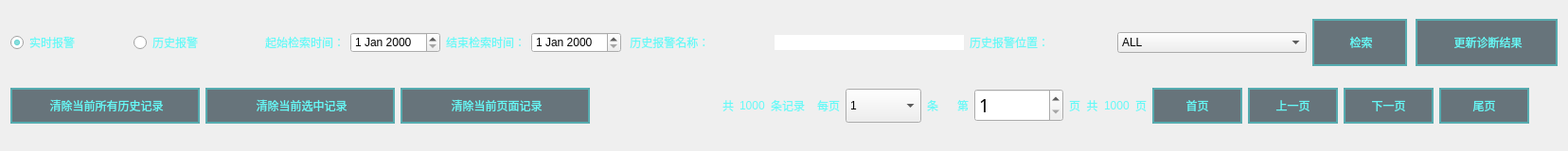
      <widget class="QWidget" name="tabAlarmTable">
       <property name="styleSheet">
        <string notr="true">#tabAlarmTable{
border-image: url(:/widget/调距桨背景.png);
}

QGroupBox{
	background-color: rgba(16, 57, 70, 1);
	border: 0px solid rgb(111, 255, 255);
	margin-top:3.3ex;
	color: rgba(102, 249, 247, 1);
	font: 12pt &quot;微软雅黑&quot;;
}

QGroupBox::title{
	subcontrol-origin: margin;
	subcontrol-position: top center;
	background-color: rgba(19, 67, 79, 1);
	padding: 7 10000px;
}

QLineEdit{
	background-color: rgba(255, 255, 255,0.2);
	border-width:0;
	border-style:outset;
	color: rgba(102, 249, 247, 1);
	font: 12pt &quot;微软雅黑&quot;;
}

QLabel{
	color: rgba(102, 249, 247, 1);
	font: 12pt &quot;微软雅黑&quot;;
}


QRadioButton{
	color: rgba(102, 249, 247, 1);
	font: 12pt &quot;微软雅黑&quot;;
}


QPushButton{
	border: 2px solid rgba(61, 255, 255,0.4);
	background-color: rgba(12, 34, 45, 0.6);
	font: 10pt &quot;微软雅黑&quot;;
	color: rgba(102, 249, 247, 1);
	text-align：center;
}

QPushButton::disabled{
	border: 0px;
	color: rgba(102, 249, 247, 0.3);
	text-align：center;
}

QPushButton::pressed{
	border: 2px solid rgba(61, 255, 255,0.8);
	background-color: rgba(12, 34, 45, 1);
	font: 12pt &quot;微软雅黑&quot;;
}

QPushButton::hover{
	border: 2.5px solid rgba(61, 255, 255,0.8);
	background-color: rgba(12, 34, 45, 0.6);
	font: 75 12pt &quot;微软雅黑&quot;;
}

QDoubleSpinBox{
	border: 0px solid rgba(61, 255, 255,0.4);
	background-color: rgba(255, 255, 255, 0.2);
	font: 12pt &quot;Times New Roman&quot;;
	color: rgba(102, 249, 247, 1);
	text-align：center;
	padding-left:10px;
}
</string>
       </property>
       <attribute name="title">
        <string> 故障/报警信息</string>
       </attribute>
       <layout class="QGridLayout" name="gridLayout_3">
        <property name="bottomMargin">
         <number>15</number>
        </property>
        <property name="horizontalSpacing">
         <number>0</number>
        </property>
        <item row="0" column="0">
         <widget class="QRadioButton" name="radioButton_realtimeAlarm">
          <property name="minimumSize">
           <size>
            <width>130</width>
            <height>0</height>
           </size>
          </property>
          <property name="text">
           <string>实时报警</string>
          </property>
          <property name="checked">
           <bool>true</bool>
          </property>
         </widget>
        </item>
        <item row="0" column="11">
         <widget class="QPushButton" name="pushButton_UpdateMannulSet">
          <property name="minimumSize">
           <size>
            <width>150</width>
            <height>50</height>
           </size>
          </property>
          <property name="styleSheet">
           <string notr="true"/>
          </property>
          <property name="text">
           <string> 更新诊断结果</string>
          </property>
         </widget>
        </item>
        <item row="0" column="1">
         <widget class="QRadioButton" name="radioButton_HisAlarm">
          <property name="minimumSize">
           <size>
            <width>130</width>
            <height>0</height>
           </size>
          </property>
          <property name="text">
           <string>历史报警</string>
          </property>
         </widget>
        </item>
        <item row="1" column="0" colspan="12">
         <layout class="QHBoxLayout" name="horizontalLayout_Alarm"/>
        </item>
        <item row="2" column="0" colspan="12">
         <widget class="QWidget" name="widget_DMS_TableControl" native="true">
          <property name="minimumSize">
           <size>
            <width>0</width>
            <height>60</height>
           </size>
          </property>
          <property name="maximumSize">
           <size>
            <width>16777215</width>
            <height>60</height>
           </size>
          </property>
          <property name="styleSheet">
           <string notr="true">QWidget#widgetSearch{
background-color: rgb(238, 239, 241);}
QLabel{
background-color: rgba(255, 255, 255, 0);
font: 25 14pt &quot;微软雅黑 Light&quot;;}
</string>
          </property>
          <layout class="QHBoxLayout" name="horizontalLayout_8">
           <property name="spacing">
            <number>6</number>
           </property>
           <property name="leftMargin">
            <number>0</number>
           </property>
           <property name="topMargin">
            <number>0</number>
           </property>
           <property name="rightMargin">
            <number>30</number>
           </property>
           <property name="bottomMargin">
            <number>6</number>
           </property>
           <item>
            <widget class="QPushButton" name="BtnClearCurAllRecords">
             <property name="minimumSize">
              <size>
               <width>200</width>
               <height>38</height>
              </size>
             </property>
             <property name="text">
              <string> 清除当前所有历史记录</string>
             </property>
            </widget>
           </item>
           <item>
            <widget class="QPushButton" name="BtnClearCurSelectRecords">
             <property name="minimumSize">
              <size>
               <width>200</width>
               <height>38</height>
              </size>
             </property>
             <property name="text">
              <string> 清除当前选中记录</string>
             </property>
            </widget>
           </item>
           <item>
            <widget class="QPushButton" name="BtnClearCurPageRecords">
             <property name="minimumSize">
              <size>
               <width>200</width>
               <height>38</height>
              </size>
             </property>
             <property name="text">
              <string> 清除当前页面记录</string>
             </property>
            </widget>
           </item>
           <item>
            <spacer name="horizontalSpacer_5">
             <property name="orientation">
              <enum>Qt::Horizontal</enum>
             </property>
             <property name="sizeHint" stdset="0">
              <size>
               <width>40</width>
               <height>20</height>
              </size>
             </property>
            </spacer>
           </item>
           <item>
            <widget class="QLabel" name="label_7">
             <property name="text">
              <string>共</string>
             </property>
            </widget>
           </item>
           <item>
            <widget class="QLabel" name="label_DMS_TableControl_TotalNum">
             <property name="minimumSize">
              <size>
               <width>15</width>
               <height>0</height>
              </size>
             </property>
             <property name="styleSheet">
              <string notr="true"/>
             </property>
             <property name="text">
              <string>1000</string>
             </property>
            </widget>
           </item>
           <item>
            <widget class="QLabel" name="label_8">
             <property name="text">
              <string>条记录  </string>
             </property>
            </widget>
           </item>
           <item>
            <widget class="QLabel" name="label_2">
             <property name="styleSheet">
              <string notr="true">background-color: rgba(255, 255, 255, 0);
font: 25 14pt &quot;微软雅黑 Light&quot;;</string>
             </property>
             <property name="text">
              <string>每页</string>
             </property>
            </widget>
           </item>
           <item>
            <widget class="QComboBox" name="comboBox_DMS_TableControl_PageRecordsNumber">
             <property name="minimumSize">
              <size>
               <width>80</width>
               <height>0</height>
              </size>
             </property>
             <property name="styleSheet">
              <string notr="true">width: 30px; height: 30px;
font: 25 14pt &quot;微软雅黑 Light&quot;;</string>
             </property>
             <property name="currentText">
              <string>1</string>
             </property>
             <item>
              <property name="text">
               <string>1</string>
              </property>
             </item>
             <item>
              <property name="text">
               <string>2</string>
              </property>
             </item>
             <item>
              <property name="text">
               <string>3</string>
              </property>
             </item>
             <item>
              <property name="text">
               <string>4</string>
              </property>
             </item>
             <item>
              <property name="text">
               <string>5</string>
              </property>
             </item>
             <item>
              <property name="text">
               <string>6</string>
              </property>
             </item>
             <item>
              <property name="text">
               <string>7</string>
              </property>
             </item>
             <item>
              <property name="text">
               <string>8</string>
              </property>
             </item>
             <item>
              <property name="text">
               <string>9</string>
              </property>
             </item>
             <item>
              <property name="text">
               <string>10</string>
              </property>
             </item>
             <item>
              <property name="text">
               <string>11</string>
              </property>
             </item>
             <item>
              <property name="text">
               <string>12</string>
              </property>
             </item>
             <item>
              <property name="text">
               <string>13</string>
              </property>
             </item>
             <item>
              <property name="text">
               <string>14</string>
              </property>
             </item>
             <item>
              <property name="text">
               <string>15</string>
              </property>
             </item>
             <item>
              <property name="text">
               <string>20</string>
              </property>
             </item>
             <item>
              <property name="text">
               <string>25</string>
              </property>
             </item>
             <item>
              <property name="text">
               <string>30</string>
              </property>
             </item>
             <item>
              <property name="text">
               <string>35</string>
              </property>
             </item>
             <item>
              <property name="text">
               <string>40</string>
              </property>
             </item>
            </widget>
           </item>
           <item>
            <widget class="QLabel" name="label_3">
             <property name="styleSheet">
              <string notr="true">background-color: rgba(255, 255, 255, 0);
font: 25 14pt &quot;微软雅黑 Light&quot;;</string>
             </property>
             <property name="text">
              <string>条    </string>
             </property>
            </widget>
           </item>
           <item>
            <widget class="QLabel" name="label_5">
             <property name="styleSheet">
              <string notr="true">background-color: rgba(255, 255, 255, 0);
font: 25 14pt &quot;微软雅黑 Light&quot;;</string>
             </property>
             <property name="text">
              <string>第</string>
             </property>
            </widget>
           </item>
           <item>
            <widget class="QSpinBox" name="spinBoxPageNum">
             <property name="minimumSize">
              <size>
               <width>80</width>
               <height>34</height>
              </size>
             </property>
             <property name="font">
              <font>
               <family>微软雅黑 Light</family>
               <pointsize>14</pointsize>
               <weight>3</weight>
               <italic>false</italic>
               <bold>false</bold>
              </font>
             </property>
             <property name="styleSheet">
              <string notr="true">font: 25 14pt &quot;微软雅黑 Light&quot;;</string>
             </property>
             <property name="minimum">
              <number>1</number>
             </property>
             <property name="maximum">
              <number>100000</number>
             </property>
             <property name="value">
              <number>1</number>
             </property>
            </widget>
           </item>
           <item>
            <widget class="QLabel" name="label_6">
             <property name="styleSheet">
              <string notr="true">background-color: rgba(255, 255, 255, 0);
font: 25 14pt &quot;微软雅黑 Light&quot;;</string>
             </property>
             <property name="text">
              <string>页  共</string>
             </property>
            </widget>
           </item>
           <item>
            <widget class="QLabel" name="LbTotalPageNum">
             <property name="minimumSize">
              <size>
               <width>15</width>
               <height>0</height>
              </size>
             </property>
             <property name="text">
              <string>1000</string>
             </property>
            </widget>
           </item>
           <item>
            <widget class="QLabel" name="label_12">
             <property name="text">
              <string>页</string>
             </property>
            </widget>
           </item>
           <item>
            <widget class="QPushButton" name="pushButton_DMS_TableControl_FirstPage">
             <property name="minimumSize">
              <size>
               <width>95</width>
               <height>38</height>
              </size>
             </property>
             <property name="styleSheet">
              <string notr="true"/>
             </property>
             <property name="text">
              <string>首页</string>
             </property>
            </widget>
           </item>
           <item>
            <widget class="QPushButton" name="pushButton_DMS_TableControl_PreviousPage">
             <property name="minimumSize">
              <size>
               <width>95</width>
               <height>38</height>
              </size>
             </property>
             <property name="styleSheet">
              <string notr="true"/>
             </property>
             <property name="text">
              <string>上一页</string>
             </property>
            </widget>
           </item>
           <item>
            <widget class="QPushButton" name="pushButton_DMS_TableControl_NextPage">
             <property name="minimumSize">
              <size>
               <width>95</width>
               <height>38</height>
              </size>
             </property>
             <property name="styleSheet">
              <string notr="true"/>
             </property>
             <property name="text">
              <string>下一页</string>
             </property>
            </widget>
           </item>
           <item>
            <widget class="QPushButton" name="pushButton_DMS_TableControl_LastPage">
             <property name="minimumSize">
              <size>
               <width>95</width>
               <height>38</height>
              </size>
             </property>
             <property name="styleSheet">
              <string notr="true"/>
             </property>
             <property name="text">
              <string>尾页</string>
             </property>
            </widget>
           </item>
          </layout>
         </widget>
        </item>
        <item row="0" column="2">
         <widget class="QWidget" name="widgetSearch" native="true">
          <property name="minimumSize">
           <size>
            <width>900</width>
            <height>0</height>
           </size>
          </property>
          <layout class="QHBoxLayout" name="horizontalLayout_5">
           <item>
            <widget class="QLabel" name="label">
             <property name="text">
              <string>起始检索时间：</string>
             </property>
            </widget>
           </item>
           <item>
            <widget class="QDateEdit" name="dateEditStart"/>
           </item>
           <item>
            <widget class="QLabel" name="label_4">
             <property name="text">
              <string>结束检索时间：</string>
             </property>
            </widget>
           </item>
           <item>
            <widget class="QDateEdit" name="dateEditEnd"/>
           </item>
           <item>
            <widget class="QLabel" name="label_9">
             <property name="minimumSize">
              <size>
               <width>150</width>
               <height>0</height>
              </size>
             </property>
             <property name="text">
              <string> 历史报警名称：</string>
             </property>
            </widget>
           </item>
           <item>
            <widget class="QLineEdit" name="EdSearchRecord">
             <property name="minimumSize">
              <size>
               <width>200</width>
               <height>0</height>
              </size>
             </property>
             <property name="styleSheet">
              <string notr="true">QLineEdit{
	background-color: rgba(255, 255, 255,1);
	color: rgb(0, 0, 0);
	border-width:0;
	border-style:outset;
	font: 12pt &quot;微软雅黑&quot;;
}</string>
             </property>
            </widget>
           </item>
           <item>
            <widget class="QLabel" name="label_10">
             <property name="minimumSize">
              <size>
               <width>150</width>
               <height>0</height>
              </size>
             </property>
             <property name="text">
              <string>历史报警位置：</string>
             </property>
            </widget>
           </item>
           <item>
            <widget class="QComboBox" name="CbAlarmPos">
             <property name="minimumSize">
              <size>
               <width>200</width>
               <height>0</height>
              </size>
             </property>
             <item>
              <property name="text">
               <string>ALL</string>
              </property>
             </item>
             <item>
              <property name="text">
               <string>液压系统</string>
              </property>
             </item>
             <item>
              <property name="text">
               <string>中心控制箱</string>
              </property>
             </item>
             <item>
              <property name="text">
               <string>机旁控制箱</string>
              </property>
             </item>
             <item>
              <property name="text">
               <string>备用泵电机启动箱</string>
              </property>
             </item>
             <item>
              <property name="text">
               <string>提升泵电机启动箱</string>
              </property>
             </item>
            </widget>
           </item>
           <item>
            <widget class="QPushButton" name="BtnSearch">
             <property name="minimumSize">
              <size>
               <width>100</width>
               <height>50</height>
              </size>
             </property>
             <property name="text">
              <string> 检索</string>
             </property>
            </widget>
           </item>
          </layout>
         </widget>
        </item>
       </layout>
      </widget>
